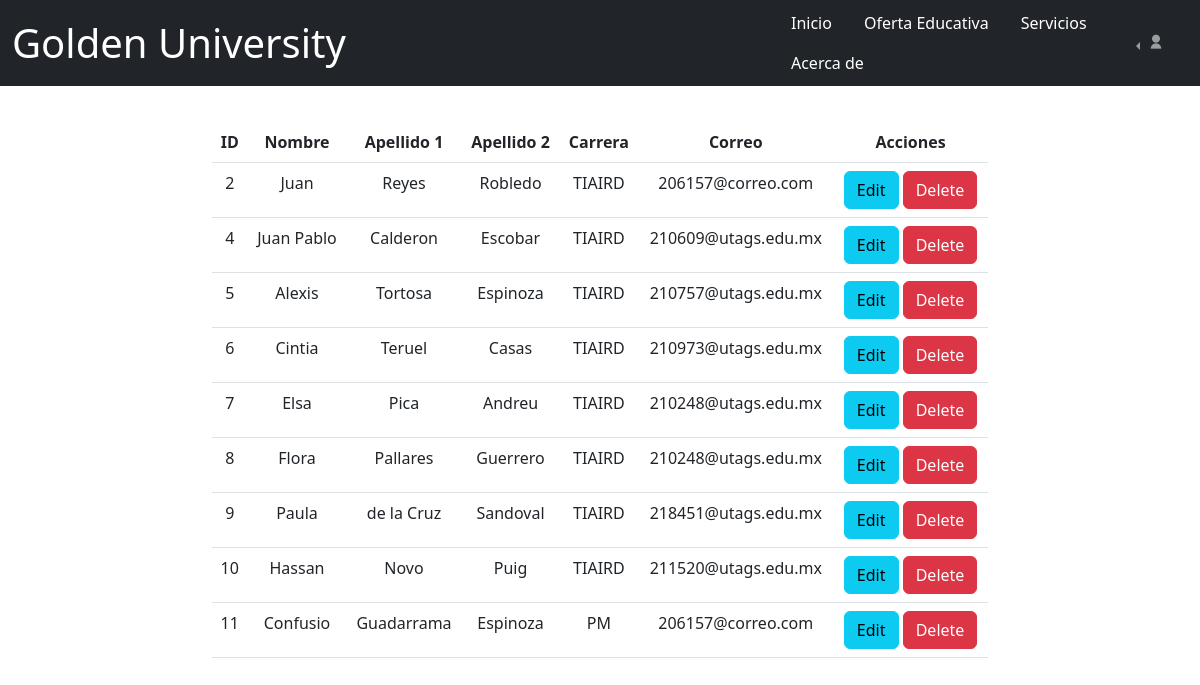
Page /PHP/Consultaa.php on the committed database.
### tables this page shows
CREATE TABLE `alumnos` (
  `ID` int(11) NOT NULL,
  `Nombre` varchar(100) DEFAULT NULL,
  `Apellido1` varchar(100) DEFAULT NULL,
  `Apellido2` varchar(100) DEFAULT NULL,
  `Carrera` varchar(50) DEFAULT NULL,
  `Correo` varchar(100) DEFAULT NULL
);

### PHP/Consultaa.php (the view, shortened to what this page needs)
<?php
    include('Conexion.php');
    $Consultaa="SELECT * FROM alumnos";
    $result=$conn->query($Consultaa);
?>
<!DOCTYPE html>
<html lang="en">
    <head>
        <link href="https://cdn.jsdelivr.net/npm/bootstrap@5.2.0-beta1/dist/css/bootstrap.min.css" rel="stylesheet">
        <link href="https://cdn.jsdelivr.net/npm/remixicon@2.5.0/fonts/remixicon.css" rel="stylesheet">
        <link rel="stylesheet" href="../Registroylogin/Estilo.css">
    </head>
    <body>
    <div class="container-fluid">
            <br>
            <nav class="navbar navbar-expand-lg navbar-dark bg-dark fixed-top">
                    <div class="container-fluid">
                    <a class="navbar-brand ar tit" href="../HTML/index.html">Golden University</a>
                    <div class="collapse navbar-collapse position-relative end-0" id="navbarNavDarkDropdown">
                        <nav class="nav position-absolute start-50">
                            <a class="nav-link active tb ar" aria-current="page" href="../HTML/index.html">Inicio</a>
                            <a class="nav-link tb ar" href="../HTML/Oferta.html">Oferta Educativa</a>
                            <a class="nav-link tb ar" href="../HTML/Servicio.html">Servicios</a>
                            <a class="nav-link tb ar" href="../HTML/Acerca.html">Acerca de</a>
                        </nav>
                        <ul class="navbar-nav dropstart position-absolute me-3 end-0">
                        <li class="nav-item dropdown">
                            <a class="nav-link dropdown-toggle ar" href="#" id="navbarDarkDropdownMenuLink" role="button" data-bs-toggle="dropdown" aria-expanded="false">
                                <i class="ri-user-fill"></i>
                            </a>
                        </li>
                        </ul>
                    </div>
                    </div>
            </nav>
            <div class="row">
                <div class="col-12">
                    <table class="table mt-5">
                        <thead class="thead-dark">
                            <th scope="col">ID</th>
                            <th scope="col">Nombre</th>
                            <th scope="col">Apellido 1</th>
                            <th scope="col">Apellido 2</th>
                            <th scope="col">Carrera</th>
                            <th scope="col">Correo</th>
                            <th scope="col">Acciones</th>
                        </thead>
                        <tbody>
                            <?php
                                if($result->fetch_assoc()){
                                    while($row=$result->fetch_assoc()){
                            ?>
                            <tr>
                                <td><?php echo $row['ID'] ?></td>
                                <td><?php echo $row['Nombre'] ?></td>
                                <td><?php echo $row['Apellido1'] ?></td>
                                <td><?php echo $row['Apellido2'] ?></td>
                                <td><?php echo $row['Carrera'] ?></td>
                                <td><?php echo $row['Correo'] ?></td>
                                <td><a class="btn btn-info" href="Modificara.php?ID=<?php echo $row['ID']; ?>">Edit</a>
                                    <a class="btn btn-danger" href="Delete.php?ID=<?php echo $row['ID']; ?>">Delete</a>
                                </td>
                            </tr>
                            <?php
                                    }}
                            ?>
                        </tbody>
                    </table>
                </div>
            </div>
        </div>
    </body>
</html>

### Registroylogin/Estilo.css (style rules this page uses)
* { padding: 0; margin: 0; box-sizing: border-box; }
body { margin: 50px auto; text-align: center; width: 800px; }
.tit { font-size: 30pt; }
.tb { color: #fff; }

### rows in the picture
alumnos: ID "2", Nombre "Juan", Apellido1 "Reyes", Apellido2 "Robledo", Carrera "TIAIRD", Correo "206157@correo.com"
alumnos: ID "4", Nombre "Juan Pablo", Apellido1 "Calderon", Apellido2 "Escobar", Carrera "TIAIRD", Correo "210609@utags.edu.mx"
alumnos: ID "5", Nombre "Alexis", Apellido1 "Tortosa", Apellido2 "Espinoza", Carrera "TIAIRD", Correo "210757@utags.edu.mx"
alumnos: ID "6", Nombre "Cintia", Apellido1 "Teruel", Apellido2 "Casas", Carrera "TIAIRD", Correo "210973@utags.edu.mx"
alumnos: ID "7", Nombre "Elsa", Apellido1 "Pica", Apellido2 "Andreu", Carrera "TIAIRD", Correo "210248@utags.edu.mx"
alumnos: ID "8", Nombre "Flora", Apellido1 "Pallares", Apellido2 "Guerrero", Carrera "TIAIRD", Correo "210248@utags.edu.mx"
alumnos: ID "9", Nombre "Paula", Apellido1 "de la Cruz", Apellido2 "Sandoval", Carrera "TIAIRD", Correo "218451@utags.edu.mx"
alumnos: ID "10", Nombre "Hassan", Apellido1 "Novo", Apellido2 "Puig", Carrera "TIAIRD", Correo "211520@utags.edu.mx"
alumnos: ID "11", Nombre "Confusio", Apellido1 "Guadarrama", Apellido2 "Espinoza", Carrera "PM", Correo "206157@correo.com"
